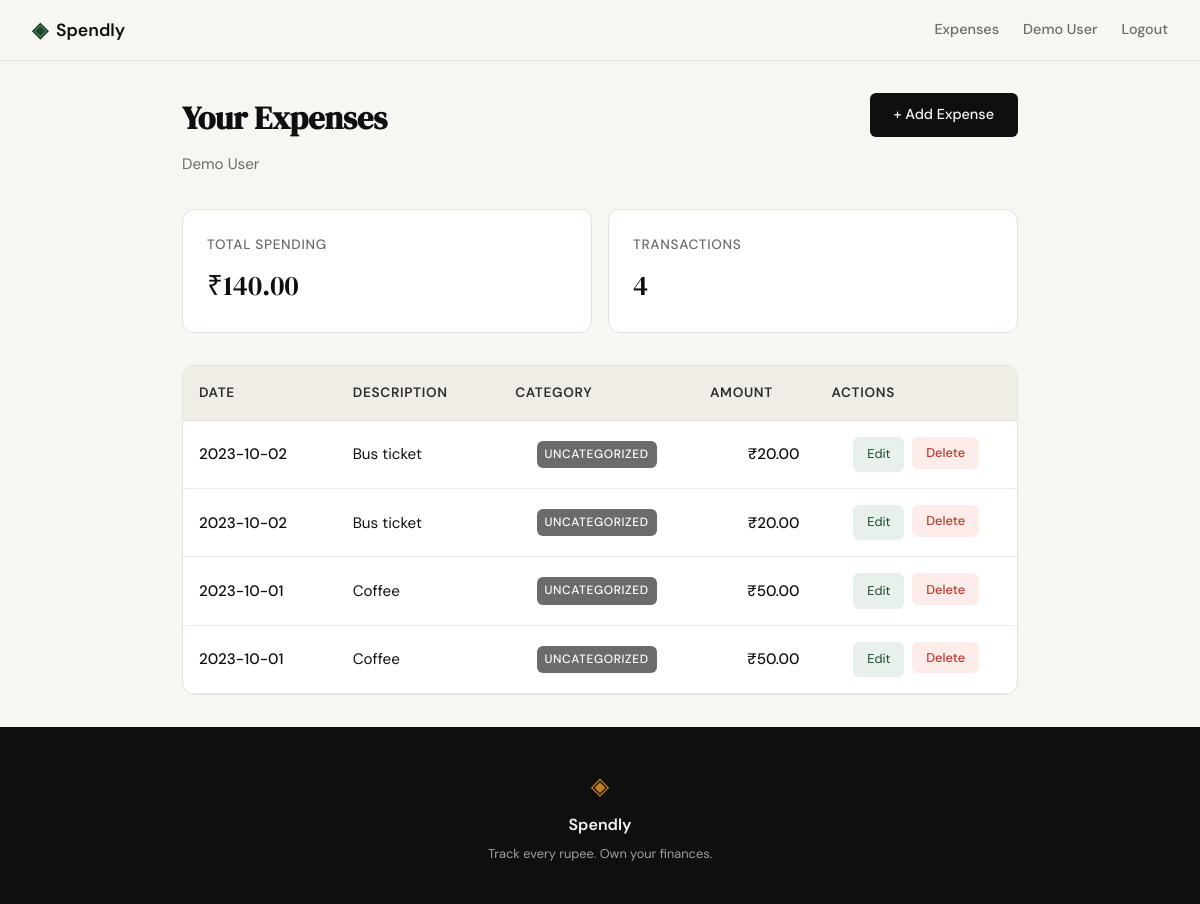
The app's page /expenses (signed in), older data.
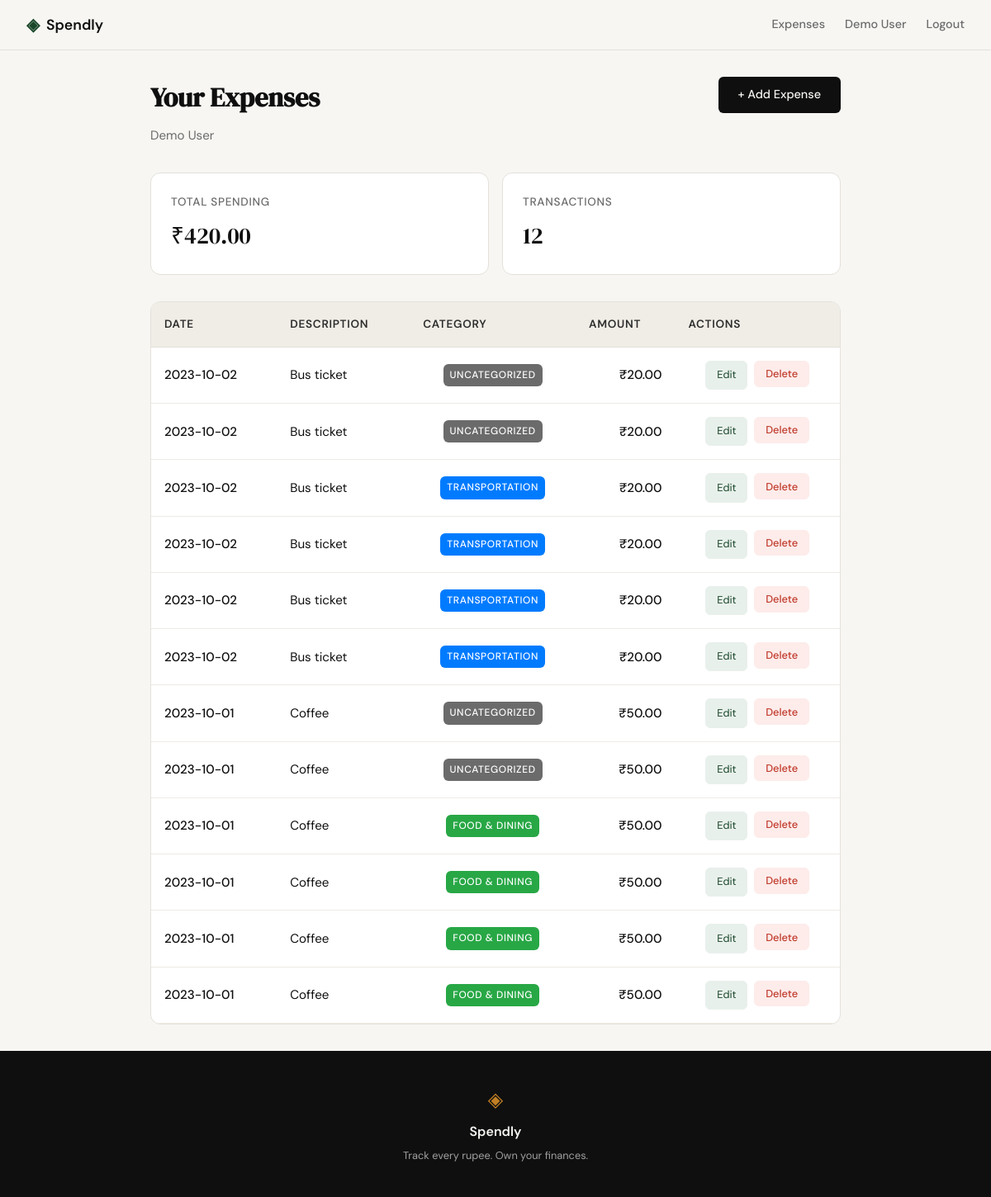
The same page, newer data.
### tables this page shows
CREATE TABLE users (
            id INTEGER PRIMARY KEY AUTOINCREMENT,
            name TEXT NOT NULL,
            email TEXT UNIQUE NOT NULL,
            password_hash TEXT NOT NULL
        );

CREATE TABLE expenses (
            id INTEGER PRIMARY KEY AUTOINCREMENT,
            user_id INTEGER NOT NULL,
            amount REAL NOT NULL,
            description TEXT,
            date TEXT NOT NULL, category_id INTEGER REFERENCES categories (id),
            FOREIGN KEY (user_id) REFERENCES users (id)
        );

CREATE TABLE categories (
            id INTEGER PRIMARY KEY AUTOINCREMENT,
            name TEXT UNIQUE NOT NULL,
            color TEXT DEFAULT '#007bff'
        );

### expense-tracker/app.py (the view)
@app.route("/expenses")
def expenses():
    if "user_id" not in session:
        return redirect(url_for("login"))
    db = get_db()
    user = db.execute("SELECT * FROM users WHERE id = ?", (session["user_id"],)).fetchone()
    expenses_list = db.execute("""
        SELECT e.*, c.name as category_name, c.color as category_color
        FROM expenses e
        LEFT JOIN categories c ON e.category_id = c.id
        WHERE e.user_id = ? ORDER BY e.date DESC
    """, (session["user_id"],)).fetchall()
    db.close()
    if not user:
        session.clear()
        return redirect(url_for("login"))
    total_spent = sum(exp["amount"] for exp in expenses_list)
    return render_template("expenses.html", user=user, expenses=expenses_list, total_spent=total_spent)

### expense-tracker/database/db.py (called while the page is built)
def get_db():
    conn = sqlite3.connect('expenses.db')
    conn.row_factory = sqlite3.Row
    conn.execute('PRAGMA foreign_keys = ON')
    return conn

### expense-tracker/templates/expenses.html (shortened to what this page needs)
{% extends "base.html" %}
{% block content %}
<div class="expenses-container">
    <div class="expenses-header">
        <div class="expenses-title-section">
            <h1>Your Expenses</h1>
            <p class="expenses-user">{{ user['name'] }}</p>
        </div>
        <a href="{{ url_for('add_expense') }}" class="btn-primary">+ Add Expense</a>
    </div>
    <div class="expenses-summary">
        <div class="summary-card">
            <span class="summary-label">Total Spending</span>
            <span class="summary-value">₹{{ "%.2f"|format(total_spent) }}</span>
        </div>
        <div class="summary-card">
            <span class="summary-label">Transactions</span>
            <span class="summary-value">{{ expenses|length }}</span>
        </div>
    </div>
    <div class="expenses-list">
        {% if expenses %}
            <table class="expenses-table">
                <thead>
                    <tr>
                        <th>Date</th>
                        <th>Description</th>
                        <th>Category</th>
                        <th class="amount-col">Amount</th>
                        <th class="actions-col">Actions</th>
                    </tr>
                </thead>
                <tbody>
                    {% for expense in expenses %}
                    <tr class="expense-row">
                        <td class="date-cell">{{ expense['date'] }}</td>
                        <td class="desc-cell">{{ expense['description'] or '—' }}</td>
                        <td class="category-cell">
                            {% if expense['category_name'] %}
                                <span class="category-badge" style="background-color: {{ expense['category_color'] }};">
                                    {{ expense['category_name'] }}
                                </span>
                            {% else %}
                                <span class="category-badge category-uncategorized">Uncategorized</span>
                            {% endif %}
                        </td>
                        <td class="amount-cell">₹{{ "%.2f"|format(expense['amount']) }}</td>
                        <td class="actions-cell">
                            <a href="{{ url_for('edit_expense', id=expense['id']) }}" class="btn-row-edit">Edit</a>
                            <form method="POST" action="{{ url_for('delete_expense', id=expense['id']) }}" style="display: inline;"
                                  onsubmit="return confirm('Delete this expense?')">
                                <button type="submit" class="btn-row-delete">Delete</button>
                            </form>
                        </td>
                    </tr>
                    {% endfor %}
                </tbody>
            </table>
        {% else %}
            <div class="empty-state">
                <p class="empty-title">No expenses yet</p>
                <p class="empty-text">Start tracking your spending by adding your first expense.</p>
                <a href="{{ url_for('add_expense') }}" class="btn-primary">Add Your First Expense</a>
            </div>
        {% endif %}
    </div>
</div>
{% endblock %}

### expense-tracker/templates/base.html (shortened to what this page needs)
<!DOCTYPE html>
<html lang="en">
<head>
    <link rel="stylesheet" href="{{ url_for('static', filename='css/style.css') }}">
</head>
<body>
    <nav class="navbar">
        <div class="nav-inner">
            <a href="{{ url_for('landing') }}" class="nav-brand">
                <span class="brand-icon">◈</span>
                <span class="brand-name">Spendly</span>
            </a>
            <div class="nav-links">
                {% if session.get('user_id') %}
                    <a href="{{ url_for('expenses') }}">Expenses</a>
                    <a href="{{ url_for('profile') }}">{{ session.get('user_name', 'Profile') }}</a>
                    <a href="{{ url_for('logout') }}" class="nav-logout">Logout</a>
                {% else %}
                    <a href="{{ url_for('login') }}">Sign in</a>
                    <a href="{{ url_for('register') }}" class="nav-cta">Get started</a>
                {% endif %}
            </div>
        </div>
    </nav>
    <main class="main-content">
        {% block content %}{% endblock %}
    </main>
    <footer class="footer">
        <div class="footer-inner">
            <span class="brand-icon">◈</span>
            <span class="footer-name">Spendly</span>
            <p class="footer-copy">Track every rupee. Own your finances.</p>
        </div>
    </footer>
</body>
</html>

### expense-tracker/static/css/style.css (style rules this page uses)
:root { --ink: #0f0f0f; --ink-soft: #2d2d2d; --ink-muted: #6b6b6b; --ink-faint: #a0a0a0; --paper: #f7f6f3; --paper-warm: #f0ede6; --paper-card: #ffffff; --accent: #1a472a; --accent-light: #e8f0eb; --accent-2: #c17f24; --accent-2-light: #fdf3e3; --danger: #c0392b; --danger-light: #fdecea; --border: #e4e1da; --border-soft: #eeebe4; --font-display: 'DM Serif Display', Georgia, serif; --font-body: 'DM Sans', system-ui, sans-serif; --max-width: 1200px; --auth-width: 440px; --radius-sm: 6px; --radius-md: 12px; --radius-lg: 20px; }
*, *::before, *::after { box-sizing: border-box; margin: 0; padding: 0; }
html { font-size: 16px; scroll-behavior: smooth; }
body { background: var(--paper); color: var(--ink); font-family: var(--font-body); font-size: 1rem; line-height: 1.6; -webkit-font-smoothing: antialiased; }
a { color: inherit; text-decoration: none; }
.navbar { position: sticky; top: 0; z-index: 100; background: var(--paper); border-bottom: 1px solid var(--border); padding: 0 2rem; }
.nav-inner { max-width: var(--max-width); margin: 0 auto; height: 60px; display: flex; align-items: center; justify-content: space-between; }
.nav-brand { display: flex; align-items: center; gap: 0.5rem; font-family: var(--font-body); font-weight: 600; font-size: 1.1rem; color: var(--ink); }
.brand-icon { color: var(--accent); font-size: 1.3rem; }
.brand-name { color: var(--ink); }
.nav-links { display: flex; align-items: center; gap: 1.5rem; font-size: 0.9rem; font-weight: 500; }
.nav-links a { color: var(--ink-muted); transition: color 0.2s; }
.main-content { min-height: calc(100vh - 60px - 100px); }
.btn-primary { display: inline-block; background: var(--ink); color: var(--paper); padding: 0.65rem 1.5rem; border-radius: var(--radius-sm); font-family: var(--font-body); font-size: 0.9rem; font-weight: 500; cursor: pointer; border: none; transition: background 0.2s; text-decoration: none; }
.footer { background: var(--ink); color: var(--paper); padding: 2.5rem 2rem; text-align: center; }
.footer-inner { display: flex; flex-direction: column; align-items: center; gap: 0.4rem; }
.footer .brand-icon { color: var(--accent-2); font-size: 1.5rem; }
.footer-name { font-weight: 600; font-size: 1rem; }
.footer-copy { font-size: 0.8rem; color: var(--ink-faint); }

Row changes from the older to the newer data that the page shows:
added expenses: date "2023-10-02", description "Bus ticket", category_name "TRANSPORTATION", amount "20.00"
added expenses: date "2023-10-02", description "Bus ticket", category_name "TRANSPORTATION", amount "20.00"
added expenses: date "2023-10-02", description "Bus ticket", category_name "TRANSPORTATION", amount "20.00"
added expenses: date "2023-10-02", description "Bus ticket", category_name "TRANSPORTATION", amount "20.00"
added expenses: date "2023-10-01", description "Coffee", category_name "FOOD & DINING", amount "50.00"
added expenses: date "2023-10-01", description "Coffee", category_name "FOOD & DINING", amount "50.00"
added expenses: date "2023-10-01", description "Coffee", category_name "FOOD & DINING", amount "50.00"
added expenses: date "2023-10-01", description "Coffee", category_name "FOOD & DINING", amount "50.00"
Text that changed along with them:
{{ "%.2f"|format(total_spent) }}: "140.00" → "420.00"
{{ expenses|length }}: "4" → "12"
